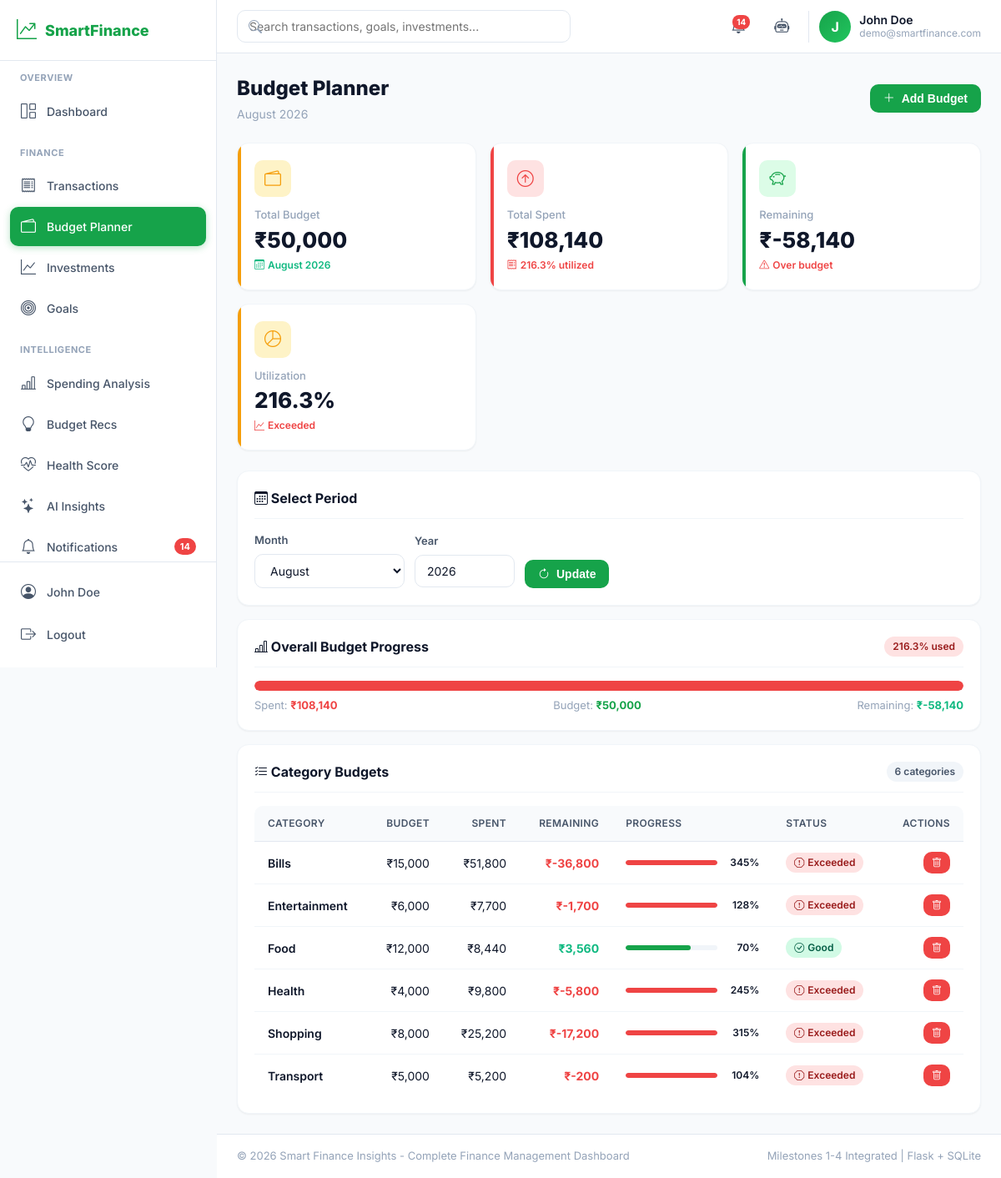
Screenshot of /budget (signed in) with the database file from the repository.
### tables this page shows
CREATE TABLE budgets (
        id INTEGER PRIMARY KEY AUTOINCREMENT,
        user_id INTEGER NOT NULL,
        category TEXT NOT NULL,
        amount REAL NOT NULL,
        month INTEGER NOT NULL,
        year INTEGER NOT NULL,
        created_at TEXT DEFAULT (datetime('now','localtime')),
        FOREIGN KEY (user_id) REFERENCES users(id) ON DELETE CASCADE
    );

### modules/budget.py (the view)
@bp.route('/budget')
@login_required
def index():
    user_id = session['user_id']
    month = int(request.args.get('month', get_current_month()))
    year = int(request.args.get('year', get_current_year()))
    budgets = query_db(
        """SELECT * FROM budgets WHERE user_id=? AND month=? AND year=? ORDER BY category""",
        (user_id, month, year)
    )
    budget_data = []
    total_budget = 0
    total_spent = 0
    for b in budgets:
        spent_row = query_db(
            """SELECT COALESCE(SUM(amount), 0) as total FROM expenses
               WHERE user_id=? AND category=? AND strftime('%m', date)=? AND strftime('%Y', date)=?""",
            (user_id, b['category'], f"{month:02d}", str(year)), one=True
        )
        spent = spent_row['total'] if spent_row else 0
        remaining = b['amount'] - spent
        pct = calculate_percentage(spent, b['amount'])
        status = 'exceeded' if remaining < 0 else ('warning' if pct >= 80 else 'good')
        budget_data.append({
            'id': b['id'], 'category': b['category'], 'budget': b['amount'],
            'spent': spent, 'remaining': remaining, 'percentage': pct, 'status': status
        })
        total_budget += b['amount']
        total_spent += spent
    total_remaining = total_budget - total_spent
    overall_pct = calculate_percentage(total_spent, total_budget)
    return render_template('budget.html',
                           budget_data=budget_data,
                           total_budget=total_budget,
                           total_spent=total_spent,
                           total_remaining=total_remaining,
                           overall_percentage=overall_pct,
                           categories=BUDGET_CATEGORIES,
                           selected_month=month,
                           selected_year=year,
                           month_name=get_month_name(month))

### templates/budget.html (shortened to what this page needs)
{% extends 'base.html' %}
{% block content %}
<div class="page-header">
    <div>
        <h1 class="page-title">Budget Planner</h1>
        <p class="page-subtitle">{{ month_name }} {{ selected_year }}</p>
    </div>
    <div class="flex gap-2">
        <button class="btn btn-primary" data-modal-open="addBudgetModal">
            <i class="bi bi-plus-lg"></i> Add Budget
        </button>
    </div>
</div>
<div class="stat-grid">
    <div class="stat-card budget">
        <div class="stat-icon"><i class="bi bi-wallet2"></i></div>
        <p class="stat-label">Total Budget</p>
        <p class="stat-value">₹{{ "{:,.0f}".format(total_budget) }}</p>
        <p class="stat-change positive"><i class="bi bi-calendar3"></i> {{ month_name }} {{ selected_year }}</p>
    </div>
    <div class="stat-card expense">
        <div class="stat-icon"><i class="bi bi-arrow-up-circle"></i></div>
        <p class="stat-label">Total Spent</p>
        <p class="stat-value">₹{{ "{:,.0f}".format(total_spent) }}</p>
        <p class="stat-change {% if total_spent > total_budget %}negative{% else %}positive{% endif %}">
            <i class="bi bi-receipt"></i> {{ "%.1f"|format(overall_percentage) }}% utilized
        </p>
    </div>
    <div class="stat-card savings">
        <div class="stat-icon"><i class="bi bi-piggy-bank"></i></div>
        <p class="stat-label">Remaining</p>
        <p class="stat-value">₹{{ "{:,.0f}".format(total_remaining) }}</p>
        <p class="stat-change {% if total_remaining >= 0 %}positive{% else %}negative{% endif %}">
            <i class="bi bi-{% if total_remaining >= 0 %}check-circle{% else %}exclamation-triangle{% endif %}"></i>
            {% if total_remaining >= 0 %}Within budget{% else %}Over budget{% endif %}
        </p>
    </div>
    <div class="stat-card budget">
        <div class="stat-icon"><i class="bi bi-pie-chart"></i></div>
        <p class="stat-label">Utilization</p>
        <p class="stat-value">{{ "%.1f"|format(overall_percentage) }}%</p>
        <p class="stat-change {% if overall_percentage >= 100 %}negative{% elif overall_percentage >= 80 %}positive{% else %}positive{% endif %}">
            <i class="bi bi-graph-up"></i>
            {% if overall_percentage >= 100 %}Exceeded{% elif overall_percentage >= 80 %}Near limit{% else %}Healthy{% endif %}
        </p>
    </div>
</div>
<div class="card mb-4">
    <div class="card-header">
        <h2 class="card-title"><i class="bi bi-calendar3"></i> Select Period</h2>
    </div>
    <form method="GET" action="{{ url_for('budget.index') }}" class="flex items-center gap-3" style="flex-wrap:wrap;">
        <div class="form-group" style="margin:0; min-width:180px;">
            <label class="form-label">Month</label>
            <select name="month">
                {% for m in range(1, 13) %}
                <option value="{{ m }}" {{ 'selected' if selected_month == m else '' }}>
                    {{ ["", "January", "February", "March", "April", "May", "June",
                         "July", "August", "September", "October", "November", "December"][m] }}
                </option>
                {% endfor %}
            </select>
        </div>
        <div class="form-group" style="margin:0; min-width:120px;">
            <label class="form-label">Year</label>
            <input type="number" name="year" value="{{ selected_year }}" min="2020" max="2099">
        </div>
        <div class="form-group" style="margin:0; align-self:flex-end;">
            <button type="submit" class="btn btn-primary"><i class="bi bi-arrow-clockwise"></i> Update</button>
        </div>
    </form>
</div>
{% if budget_data %}
<div class="card mb-4">
    <div class="card-header">
        <h2 class="card-title"><i class="bi bi-bar-chart-line"></i> Overall Budget Progress</h2>
        <span class="badge {% if overall_percentage >= 100 %}badge-danger{% elif overall_percentage >= 80 %}badge-warning{% else %}badge-success{% endif %}">
            {{ "%.1f"|format(overall_percentage) }}% used
        </span>
    </div>
    <div class="progress progress-lg">
        <div class="progress-bar {% if overall_percentage >= 100 %}danger{% elif overall_percentage >= 80 %}warning{% endif %}"
             style="width:{{ [overall_percentage, 100]|min }}%;"></div>
    </div>
    <div class="flex justify-between mt-2" style="font-size:13px;">
        <span class="text-muted">Spent: <strong class="text-danger">₹{{ "{:,.0f}".format(total_spent) }}</strong></span>
        <span class="text-muted">Budget: <strong class="text-primary">₹{{ "{:,.0f}".format(total_budget) }}</strong></span>
        <span class="text-muted">Remaining: <strong class="text-success">₹{{ "{:,.0f}".format(total_remaining) }}</strong></span>
    </div>
</div>
{% endif %}
<div class="card">
    <div class="card-header">
        <h2 class="card-title"><i class="bi bi-list-check"></i> Category Budgets</h2>
        <span class="badge badge-secondary">{{ budget_data|length }} categories</span>
    </div>
    {% if budget_data %}
    <div class="table-container">
        <table>
            <thead>
                <tr>
                    <th>Category</th>
                    <th class="text-right">Budget</th>
                    <th class="text-right">Spent</th>
                    <th class="text-right">Remaining</th>
                    <th style="min-width:180px;">Progress</th>
                    <th>Status</th>
                    <th class="text-right">Actions</th>
                </tr>
            </thead>
            <tbody>
                {% for b in budget_data %}
                <tr>
                    <td class="font-semibold">{{ b.category }}</td>
                    <td class="text-right">₹{{ "{:,.0f}".format(b.budget) }}</td>
                    <td class="text-right">₹{{ "{:,.0f}".format(b.spent) }}</td>
                    <td class="text-right font-bold {% if b.remaining >= 0 %}text-success{% else %}text-danger{% endif %}">
                        ₹{{ "{:,.0f}".format(b.remaining) }}
                    </td>
                    <td>
                        <div class="flex items-center gap-2">
                            <div class="progress progress-sm" style="flex:1;">
                                <div class="progress-bar {% if b.status == 'exceeded' %}danger{% elif b.status == 'warning' %}warning{% endif %}"
                                     style="width:{{ [b.percentage, 100]|min }}%;"></div>
                            </div>
                            <span style="font-size:12px; font-weight:600; min-width:42px; text-align:right;">{{ "%.0f"|format(b.percentage) }}%</span>
                        </div>
                    </td>
                    <td>
                        {% if b.status == 'exceeded' %}
                        <span class="badge badge-danger"><i class="bi bi-exclamation-octagon"></i> Exceeded</span>
                        {% elif b.status == 'warning' %}
                        <span class="badge badge-warning"><i class="bi bi-exclamation-triangle"></i> Warning</span>
                        {% else %}
                        <span class="badge badge-success"><i class="bi bi-check-circle"></i> Good</span>
                        {% endif %}
                    </td>
                    <td class="text-right">
                        <form method="POST" action="{{ url_for('budget.delete', budget_id=b.id) }}"
                              onsubmit="return confirmDelete(event, 'Are you sure you want to delete the budget for {{ b.category }}?')">
                            <button type="submit" class="btn btn-danger btn-sm" title="Delete">
                                <i class="bi bi-trash"></i>
                            </button>
                        </form>
                    </td>
                </tr>
                {% endfor %}
            </tbody>
        </table>
    </div>
    {% else %}
    <div class="empty-state">
        <i class="bi bi-wallet2"></i>
        <p>No budgets set for {{ month_name }} {{ selected_year }}.</p>
        <p class="mt-2">Click <strong>Add Budget</strong> to plan your spending by category.</p>
    </div>
    {% endif %}
</div>
{% endblock %}

### templates/base.html (shortened to what this page needs)
<!DOCTYPE html>
<html lang="en">
<head>
    <link rel="stylesheet" href="https://cdn.jsdelivr.net/npm/bootstrap-icons@1.11.3/font/bootstrap-icons.css">
    <link rel="stylesheet" href="{{ url_for('static', filename='css/style.css') }}">
</head>
<body>
{% block body %}
{% if session.get('user_id') %}
<div class="app-layout">
    <aside class="sidebar" id="sidebar">
        <div class="sidebar-header">
            <div class="logo">
                <i class="bi bi-graph-up-arrow"></i>
                <span>SmartFinance</span>
            </div>
        </div>
        <nav class="sidebar-nav">
            <div class="nav-section">
                <p class="nav-section-title">Overview</p>
                <a href="{{ url_for('dashboard.index') }}" class="nav-item {% if request.endpoint == 'dashboard.index' %}active{% endif %}">
                    <i class="bi bi-grid-1x2"></i><span>Dashboard</span>
                </a>
            </div>
            <div class="nav-section">
                <p class="nav-section-title">Finance</p>
                <a href="{{ url_for('expenses.index') }}" class="nav-item {% if request.endpoint == 'expenses.index' %}active{% endif %}">
                    <i class="bi bi-receipt"></i><span>Transactions</span>
                </a>
                <a href="{{ url_for('budget.index') }}" class="nav-item {% if request.endpoint == 'budget.index' %}active{% endif %}">
                    <i class="bi bi-wallet2"></i><span>Budget Planner</span>
                </a>
                <a href="{{ url_for('investments.index') }}" class="nav-item {% if request.endpoint == 'investments.index' %}active{% endif %}">
                    <i class="bi bi-graph-up"></i><span>Investments</span>
                </a>
                <a href="{{ url_for('goals.index') }}" class="nav-item {% if request.endpoint == 'goals.index' %}active{% endif %}">
                    <i class="bi bi-bullseye"></i><span>Goals</span>
                </a>
            </div>
            <div class="nav-section">
                <p class="nav-section-title">Intelligence</p>
                <a href="{{ url_for('intelligence.analysis') }}" class="nav-item {% if request.endpoint == 'intelligence.analysis' %}active{% endif %}">
                    <i class="bi bi-bar-chart-line"></i><span>Spending Analysis</span>
                </a>
                <a href="{{ url_for('intelligence.budget_recommendations') }}" class="nav-item {% if request.endpoint == 'intelligence.budget_recommendations' %}active{% endif %}">
                    <i class="bi bi-lightbulb"></i><span>Budget Recs</span>
                </a>
                <a href="{{ url_for('intelligence.health_score') }}" class="nav-item {% if request.endpoint == 'intelligence.health_score' %}active{% endif %}">
                    <i class="bi bi-heart-pulse"></i><span>Health Score</span>
                </a>
                <a href="{{ url_for('intelligence.insights') }}" class="nav-item {% if request.endpoint == 'intelligence.insights' %}active{% endif %}">
                    <i class="bi bi-stars"></i><span>AI Insights</span>
                </a>
                <a href="{{ url_for('notifications.index') }}" class="nav-item {% if request.endpoint == 'notifications.index' %}active{% endif %}">
                    <i class="bi bi-bell"></i><span>Notifications</span>
                    {% if notifications_count > 0 %}<span class="nav-badge">{{ notifications_count }}</span>{% endif %}
                </a>
            </div>
        </nav>
        <div class="sidebar-footer">
            <a href="{{ url_for('auth.profile') }}" class="nav-item">
                <i class="bi bi-person-circle"></i><span>{{ session.get('user_name', 'Profile') }}</span>
            </a>
            <a href="{{ url_for('auth.logout') }}" class="nav-item logout">
                <i class="bi bi-box-arrow-right"></i><span>Logout</span>
            </a>
        </div>
    </aside>
    <div class="main-content" id="mainContent">
        <header class="topbar">
            <div class="topbar-search">
                <i class="bi bi-search"></i>
                <input type="text" placeholder="Search transactions, goals, investments...">
            </div>
            <div class="topbar-actions">
                <a href="{{ url_for('notifications.index') }}" class="topbar-icon" title="Notifications">
                    {% if notifications_count > 0 %}<span class="icon-badge">{{ notifications_count }}</span>{% endif %}
                </a>
                <a href="{{ url_for('jarvis.index') }}" class="topbar-icon" title="JARVIS AI">
                    <i class="bi bi-robot"></i>
                </a>
                <div class="topbar-user">
                    <div class="user-avatar">{{ session.get('user_name', 'U')[0]|upper }}</div>
                    <div class="user-info">
                        <span class="user-name">{{ session.get('user_name', 'User') }}</span>
                        <span class="user-email">{{ session.get('user_email', '') }}</span>
                    </div>
                </div>
            </div>
        </header>
        <main class="content-area">
            {% block content %}{% endblock %}
        </main>
        <footer class="footer">
            <div class="footer-content">
                <span>&copy; {{ current_year }} Smart Finance Insights - Complete Finance Management Dashboard</span>
                <span class="footer-meta">Milestones 1-4 Integrated | Flask + SQLite</span>
            </div>
        </footer>
    </div>
</div>
{% else %}
    {% block guest_content %}{% endblock %}
{% endif %}
{% endblock %}
</body>
</html>

### rows the page displays
budgets: category "Bills", budget "15,000", spent "51,800", remaining "-36,800", {{ [b.percentage, 100]|min }} 100 (drawn), percentage "345", shows "Exceeded"
budgets: category "Entertainment", budget "6,000", spent "7,700", remaining "-1,700", {{ [b.percentage, 100]|min }} 100 (drawn), percentage "128", shows "Exceeded"
budgets: category "Food", budget "12,000", spent "8,440", remaining "3,560", {{ [b.percentage, 100]|min }} 70.33 (drawn), percentage "70", shows "Good"
budgets: category "Health", budget "4,000", spent "9,800", remaining "-5,800", {{ [b.percentage, 100]|min }} 100 (drawn), percentage "245", shows "Exceeded"
budgets: category "Shopping", budget "8,000", spent "25,200", remaining "-17,200", {{ [b.percentage, 100]|min }} 100 (drawn), percentage "315", shows "Exceeded"
budgets: category "Transport", budget "5,000", spent "5,200", remaining "-200", {{ [b.percentage, 100]|min }} 100 (drawn), percentage "104", shows "Exceeded"

### other values shown
{{ notifications_count }} "14"
{{ session.get('user_name', 'Profile') }} "John Doe"
{{ session.get('user_name', 'U')[0]|upper }} "J"
{{ session.get('user_name', 'User') }} "John Doe"
{{ session.get('user_email', '') }} "demo@smartfinance.com"
{{ month_name }} "August"
{{ selected_year }} "2026"
{{ "{:,.0f}".format(total_budget) }} "50,000"
{{ "{:,.0f}".format(total_spent) }} "108,140"
{{ "%.1f"|format(overall_percentage) }} "216.3"
{{ "{:,.0f}".format(total_remaining) }} "-58,140"
{{ budget_data|length }} "6"
{{ current_year }} "2026"
form field month "August"
